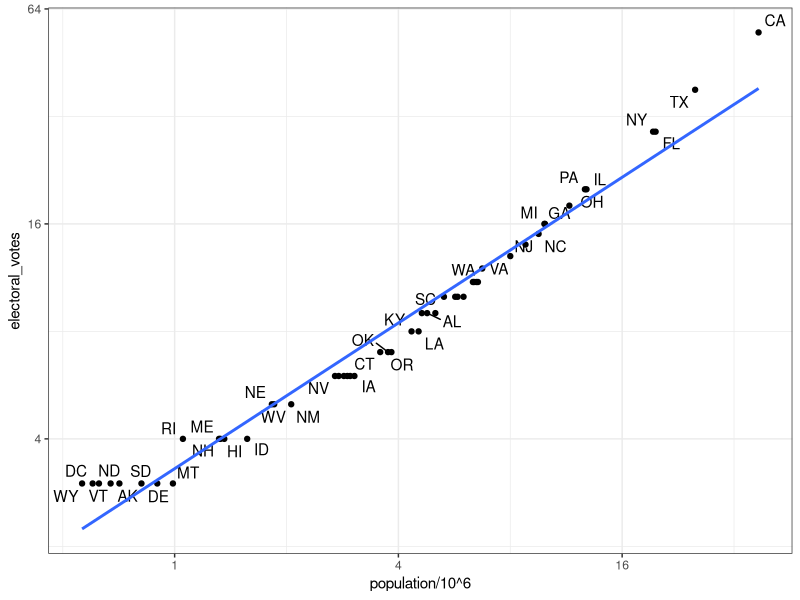

R code for this plot:
# import US murders data
library(tidyverse)
library(ggrepel)
library(dslabs)
ds_theme_set()
data(murders)
head(murders)

# import US election results data
data("polls_us_election_2016")
head(results_us_election_2016)

identical(results_us_election_2016$state, murders$state)

#join the murders table and US election results table
tab <- left_join(murders, results_us_election_2016, by = "state")
head(tab)

# plot electoral votess versus population
tab %>% ggplot(aes(population/10^6, electoral_votes, label = abb)) +
  geom_point() +
  geom_text_repel() +
  scale_x_continuous(trans = "log2") +
  scale_y_continuous(trans = "log2") +
  geom_smooth(method = "lm", se = F)

# make two smaller tables to demonstrate joins
tab1 <- slice(murders, 1:6) %>% select(state, population)
tab1
tab2 <- slice(results_us_election_2016, c(1:3, 5, 7:8)) %>% select(state, electoral_votes)
tab2

# expeeriment with different joins
left_join(tab1, tab2)
tab1 %>% left_join(tab2)
tab1 %>% right_join(tab2)
inner_join(tab1, tab2)
semi_join(tab1, tab2)
anti_join(tab1, tab2)

bind_cols(a = 1:3, b = 4:6)
tab1 <- tab[, 1:3]
tab2 <- tab[, 4:6]
tab3 <- tab[, 7:9]
new_tab <- bind_cols(tab1, tab2, tab3)
head(new_tab)

tab1 <- tab[1:2,]
tab2 <- tab[3:4,]
bind_rows(tab1, tab2)


# intersect vectors or data frames
intersect(1:10, 6:15)
intersect(c("a", "b", "c"), c("b", "c", "d"))
tab1 <- tab[1:5,]
tab2 <- tab[3:7,]
intersect(tab1, tab2)

# perform a union of vectors or data frames
union(c("a", "b", "c"), c("b", "c", "d"))
tab1 <- tab[1:5,]
tab2 <- tab[3:7,]
union(tab1, tab2)

# set difference of vectors or data frames
setdiff(1:10, 6:15)
setdiff(6:15, 1:10)
tab1 <- tab[1:5,]
tab2 <- tab[3:7,]
setdiff(tab1, tab2)

# setequql determines whether sets have the same elements, regardless of order
setequal(1:5, 1:6)
setequal(1:5, 5:1)
setequal(tab1, tab2)
